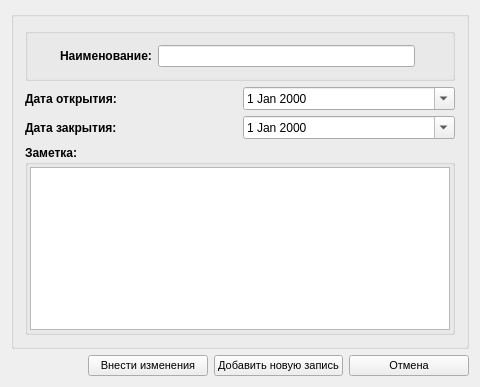
<?xml version="1.0" encoding="UTF-8"?>
<ui version="4.0">
 <class>ZContractsForm</class>
 <widget class="QWidget" name="ZContractsForm">
  <property name="geometry">
   <rect>
    <x>0</x>
    <y>0</y>
    <width>480</width>
    <height>387</height>
   </rect>
  </property>
  <property name="minimumSize">
   <size>
    <width>480</width>
    <height>200</height>
   </size>
  </property>
  <property name="windowTitle">
   <string>Добавление (изменение) данных по договорам</string>
  </property>
  <property name="windowIcon">
   <iconset resource="../cleaning.qrc">
    <normaloff>:/images/add.png</normaloff>:/images/add.png</iconset>
  </property>
  <property name="styleSheet">
   <string notr="true"/>
  </property>
  <layout class="QVBoxLayout" name="verticalLayout">
   <item>
    <widget class="QGroupBox" name="requiredBox">
     <property name="title">
      <string/>
     </property>
     <layout class="QGridLayout" name="gridLayout_2">
      <item row="3" column="0" colspan="2">
       <widget class="QGroupBox" name="pnlComment">
        <property name="font">
         <font>
          <weight>75</weight>
          <bold>true</bold>
         </font>
        </property>
        <property name="title">
         <string>Заметка:</string>
        </property>
        <layout class="QGridLayout" name="gridLayout">
         <property name="leftMargin">
          <number>2</number>
         </property>
         <property name="topMargin">
          <number>2</number>
         </property>
         <property name="rightMargin">
          <number>2</number>
         </property>
         <property name="bottomMargin">
          <number>2</number>
         </property>
         <property name="spacing">
          <number>1</number>
         </property>
         <item row="0" column="0">
          <widget class="QTextEdit" name="txtComment">
           <property name="font">
            <font>
             <weight>50</weight>
             <bold>false</bold>
            </font>
           </property>
          </widget>
         </item>
        </layout>
       </widget>
      </item>
      <item row="1" column="1">
       <widget class="QDateEdit" name="dateEditStart">
        <property name="calendarPopup">
         <bool>true</bool>
        </property>
       </widget>
      </item>
      <item row="1" column="0">
       <widget class="QLabel" name="nameText">
        <property name="font">
         <font>
          <weight>75</weight>
          <bold>true</bold>
         </font>
        </property>
        <property name="text">
         <string>Дата открытия:</string>
        </property>
       </widget>
      </item>
      <item row="2" column="0">
       <widget class="QLabel" name="nameText_2">
        <property name="font">
         <font>
          <weight>75</weight>
          <bold>true</bold>
         </font>
        </property>
        <property name="text">
         <string>Дата закрытия:</string>
        </property>
       </widget>
      </item>
      <item row="2" column="1">
       <widget class="QDateEdit" name="dateEditEnd">
        <property name="calendarPopup">
         <bool>true</bool>
        </property>
       </widget>
      </item>
      <item row="0" column="0" colspan="2">
       <widget class="QGroupBox" name="requiredBox_2">
        <property name="title">
         <string/>
        </property>
        <layout class="QGridLayout" name="gridLayout_3">
         <item row="0" column="1">
          <widget class="QLabel" name="nameText_4">
           <property name="font">
            <font>
             <weight>75</weight>
             <bold>true</bold>
            </font>
           </property>
           <property name="text">
            <string>Наименование:</string>
           </property>
          </widget>
         </item>
         <item row="0" column="2">
          <widget class="QLineEdit" name="txtName">
           <property name="maxLength">
            <number>64</number>
           </property>
          </widget>
         </item>
         <item row="0" column="0">
          <widget class="QLabel" name="nameMessage">
           <property name="sizePolicy">
            <sizepolicy hsizetype="Fixed" vsizetype="Fixed">
             <horstretch>0</horstretch>
             <verstretch>0</verstretch>
            </sizepolicy>
           </property>
           <property name="minimumSize">
            <size>
             <width>15</width>
             <height>15</height>
            </size>
           </property>
           <property name="toolTip">
            <string>&lt;!DOCTYPE HTML PUBLIC &quot;-//W3C//DTD HTML 4.0//EN&quot; &quot;http://www.w3.org/TR/REC-html40/strict.dtd&quot;&gt;
&lt;html&gt;&lt;head&gt;&lt;meta name=&quot;qrichtext&quot; content=&quot;1&quot; /&gt;&lt;style type=&quot;text/css&quot;&gt;
p, li { white-space: pre-wrap; }
&lt;/style&gt;&lt;/head&gt;&lt;body style=&quot; font-family:'MS Shell Dlg 2'; font-size:8.25pt; font-weight:400; font-style:normal;&quot;&gt;
&lt;p style=&quot; margin-top:0px; margin-bottom:0px; margin-left:0px; margin-right:0px; -qt-block-indent:0; text-indent:0px;&quot;&gt;&lt;span style=&quot; font-size:8pt; font-weight:600;&quot;&gt;1. Наименование не должно быть пустым.&lt;/span&gt;&lt;/p&gt;
&lt;p style=&quot; margin-top:0px; margin-bottom:0px; margin-left:0px; margin-right:0px; -qt-block-indent:0; text-indent:0px;&quot;&gt;&lt;span style=&quot; font-size:8pt; font-weight:600;&quot;&gt;2. Разрешены кириллица и латиница, знак нижнего подчеркивания (_) и дефис (-).&lt;/span&gt;&lt;/p&gt;
&lt;p style=&quot; margin-top:0px; margin-bottom:0px; margin-left:0px; margin-right:0px; -qt-block-indent:0; text-indent:0px;&quot;&gt;&lt;span style=&quot; font-size:8pt; font-weight:600;&quot;&gt;3. Ограничение на длину - не более 64 символов.&lt;/span&gt;&lt;/p&gt;&lt;/body&gt;&lt;/html&gt;</string>
           </property>
           <property name="text">
            <string/>
           </property>
           <property name="pixmap">
            <pixmap resource="../cleaning.qrc">:/images/modify.png</pixmap>
           </property>
          </widget>
         </item>
         <item row="0" column="3">
          <widget class="QLabel" name="nameStatus">
           <property name="sizePolicy">
            <sizepolicy hsizetype="Fixed" vsizetype="Fixed">
             <horstretch>0</horstretch>
             <verstretch>0</verstretch>
            </sizepolicy>
           </property>
           <property name="minimumSize">
            <size>
             <width>20</width>
             <height>20</height>
            </size>
           </property>
           <property name="text">
            <string/>
           </property>
           <property name="pixmap">
            <pixmap resource="../cleaning.qrc">:/images/error.png</pixmap>
           </property>
          </widget>
         </item>
        </layout>
       </widget>
      </item>
     </layout>
    </widget>
   </item>
   <item>
    <layout class="QHBoxLayout" name="horizontalLayout">
     <item>
      <spacer name="horizontalSpacer">
       <property name="orientation">
        <enum>Qt::Horizontal</enum>
       </property>
       <property name="sizeHint" stdset="0">
        <size>
         <width>40</width>
         <height>20</height>
        </size>
       </property>
      </spacer>
     </item>
     <item>
      <widget class="QPushButton" name="cmdSave">
       <property name="minimumSize">
        <size>
         <width>120</width>
         <height>0</height>
        </size>
       </property>
       <property name="font">
        <font>
         <family>MS Shell Dlg 2</family>
         <pointsize>8</pointsize>
        </font>
       </property>
       <property name="text">
        <string>Внести изменения</string>
       </property>
       <property name="icon">
        <iconset resource="../cleaning.qrc">
         <normaloff>:/images/add.png</normaloff>:/images/add.png</iconset>
       </property>
       <property name="iconSize">
        <size>
         <width>24</width>
         <height>24</height>
        </size>
       </property>
      </widget>
     </item>
     <item>
      <widget class="QPushButton" name="cmdSaveNew">
       <property name="minimumSize">
        <size>
         <width>120</width>
         <height>0</height>
        </size>
       </property>
       <property name="font">
        <font>
         <family>MS Shell Dlg 2</family>
         <pointsize>8</pointsize>
        </font>
       </property>
       <property name="text">
        <string>Добавить новую запись</string>
       </property>
       <property name="icon">
        <iconset resource="../cleaning.qrc">
         <normaloff>:/images/add.png</normaloff>:/images/add.png</iconset>
       </property>
       <property name="iconSize">
        <size>
         <width>24</width>
         <height>24</height>
        </size>
       </property>
      </widget>
     </item>
     <item>
      <widget class="QPushButton" name="cmdCancel">
       <property name="minimumSize">
        <size>
         <width>120</width>
         <height>0</height>
        </size>
       </property>
       <property name="font">
        <font>
         <family>MS Shell Dlg 2</family>
         <pointsize>8</pointsize>
        </font>
       </property>
       <property name="text">
        <string>Отмена</string>
       </property>
       <property name="icon">
        <iconset resource="../cleaning.qrc">
         <normaloff>:/images/error.png</normaloff>:/images/error.png</iconset>
       </property>
       <property name="iconSize">
        <size>
         <width>24</width>
         <height>24</height>
        </size>
       </property>
      </widget>
     </item>
    </layout>
   </item>
  </layout>
 </widget>
 <layoutdefault spacing="6" margin="11"/>
 <resources>
  <include location="../cleaning.qrc"/>
 </resources>
 <connections>
  <connection>
   <sender>cmdCancel</sender>
   <signal>clicked()</signal>
   <receiver>ZContractsForm</receiver>
   <slot>close()</slot>
   <hints>
    <hint type="sourcelabel">
     <x>423</x>
     <y>337</y>
    </hint>
    <hint type="destinationlabel">
     <x>246</x>
     <y>181</y>
    </hint>
   </hints>
  </connection>
 </connections>
</ui>
